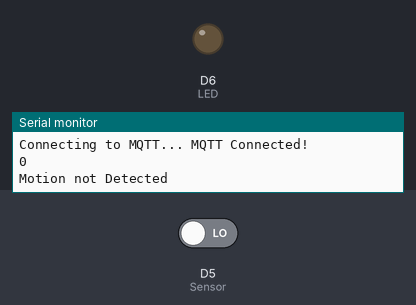
A sketch run on a simulated ESP8266 (NodeMCU). Parts: output pins drawn as LEDs (lit = HIGH), the last lines printed to the serial monitor. The test bench sets the inputs (shaded band); at power-on: D5 (Sensor) LOW. WiFi joins after 1.5 s; servers stay silent unless stated; no MQTT or app messages arrive unless stated.

Above: at 2.7 s.
2.8 s: D5 (Sensor) driven HIGH
At 6.9 s:
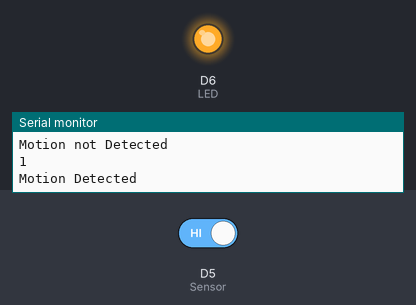
7.8 s: D5 (Sensor) driven LOW
At 9.9 s:
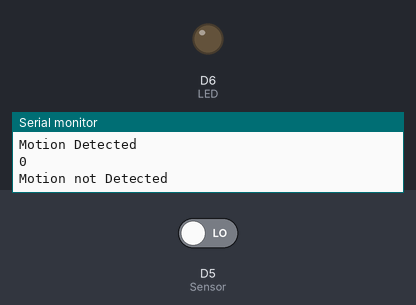
Timing chart, 0 to 11.4 s (numbered marks = the images above; inputs shaded):
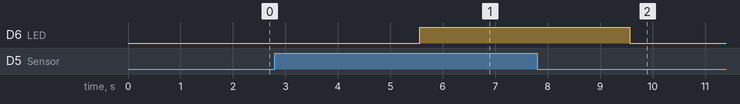

Measured:
- after the input at 2.8 s, D6 (LED): LOW → HIGH after 2.8 s
- after the input at 7.8 s, D6 (LED): HIGH → LOW after 1.8 s

The sketch:

motiondetectionfromsensor.ino
```cpp
/*
 * Arduino Microwave Radar Motion Sensor Interface
 * https://Circuits4you.com
 * Oct 2018
 */

#include <ESP8266WiFi.h>
#include "Adafruit_MQTT.h"
#include "Adafruit_MQTT_Client.h"


/************************* WiFi Access Point *********************************/

#define WLAN_SSID       "vivo 1718"
#define WLAN_PASS       "satusamhu"

/************************* Information to Connect to Adafruit IO *********************************/
/*  You will need and account - Its FREE  */

#define AIO_SERVER      "io.adafruit.com"
#define AIO_SERVERPORT  1883                   // use 8883 for SSL
#define AIO_USERNAME    "kaushalya"
#define AIO_KEY         "0707ccd5345744edb15999c21cb5db27"

/************ Setting up your WiFi Client and MQTT Client ******************/

// Create an ESP8266 WiFiClient class to connect to the MQTT server.

WiFiClient client;

// Setup the MQTT client class by passing in the WiFi client and MQTT server and login details.
Adafruit_MQTT_Client mqtt(&client, AIO_SERVER, AIO_SERVERPORT, AIO_USERNAME, AIO_KEY);

/****************************** Set Up a Feed to Publish To ***************************************/

// Setup a feed called 'photocell' for publishing.
// Notice MQTT paths for AIO follow the form: <username>/feeds/<feedname>

Adafruit_MQTT_Publish isMotionDetected = Adafruit_MQTT_Publish(&mqtt, AIO_USERNAME "/feeds/motiondetector");

/********************* Values ******************************/
// Need a changing value to send.  We will increment this value
// in the getVal function.
//we start at zero and when it gets to 10 we start over.


/*************************** Sketch Code ***********************************************************/

// Bug workaround for Arduino 1.6.6, it seems to need a function declaration
// for some reason (only affects ESP8266, likely an arduino-builder bug).
void MQTT_connect();


int Sensor = D5;   //Input Pin
int LED = D6;     // Led pin for Indication

int flg = 0;  //Change detection flag
void setup() {
  Serial.begin(9600);
  Serial.println("Waiting for motion");
  pinMode (Sensor, INPUT);  //Define Pin as input
  pinMode (LED, OUTPUT);    //Led as OUTPUT


    Serial.println(F("Adafruit MQTT demo"));

  // Connect to WiFi access point.
  Serial.println(); Serial.println();
  Serial.print("Connecting to ");
  Serial.println(WLAN_SSID);

  WiFi.begin(WLAN_SSID, WLAN_PASS);
  while (WiFi.status() != WL_CONNECTED) {
    delay(500);
    Serial.print(".");
  }
  Serial.println();

  Serial.println("WiFi connected");
  Serial.println("IP address: "); Serial.println(WiFi.localIP());


}

void loop() {

  MQTT_connect();
     int val = digitalRead(Sensor); //Read Pin as input
     Serial.println(val);
     if((val > 0) && (flg==0))
     {
        digitalWrite(LED, HIGH);
        Serial.println("Motion Detected");
        flg = 1;

        isMotionDetected.publish(flg);
     }

     if(val == 0)
     {
        digitalWrite(LED, LOW);
         Serial.println("Motion not Detected");
        flg = 0;
     }
     delay(4000);
}


void MQTT_connect() {
  int8_t ret;

  // Stop if already connected.
  if (mqtt.connected()) {
    return;
  }

  Serial.print("Connecting to MQTT... ");

  uint8_t retries = 3;
  while ((ret = mqtt.connect()) != 0) { // connect will return 0 for connected
       Serial.println(mqtt.connectErrorString(ret));
       Serial.println("Retrying MQTT connection in 5 seconds...");
       mqtt.disconnect();
       delay(5000);  // wait 5 seconds
       retries--;
       if (retries == 0) {
         // basically die and wait for WDT to reset me
         while (1);
       }
  }
  Serial.println("MQTT Connected!");
}
```
